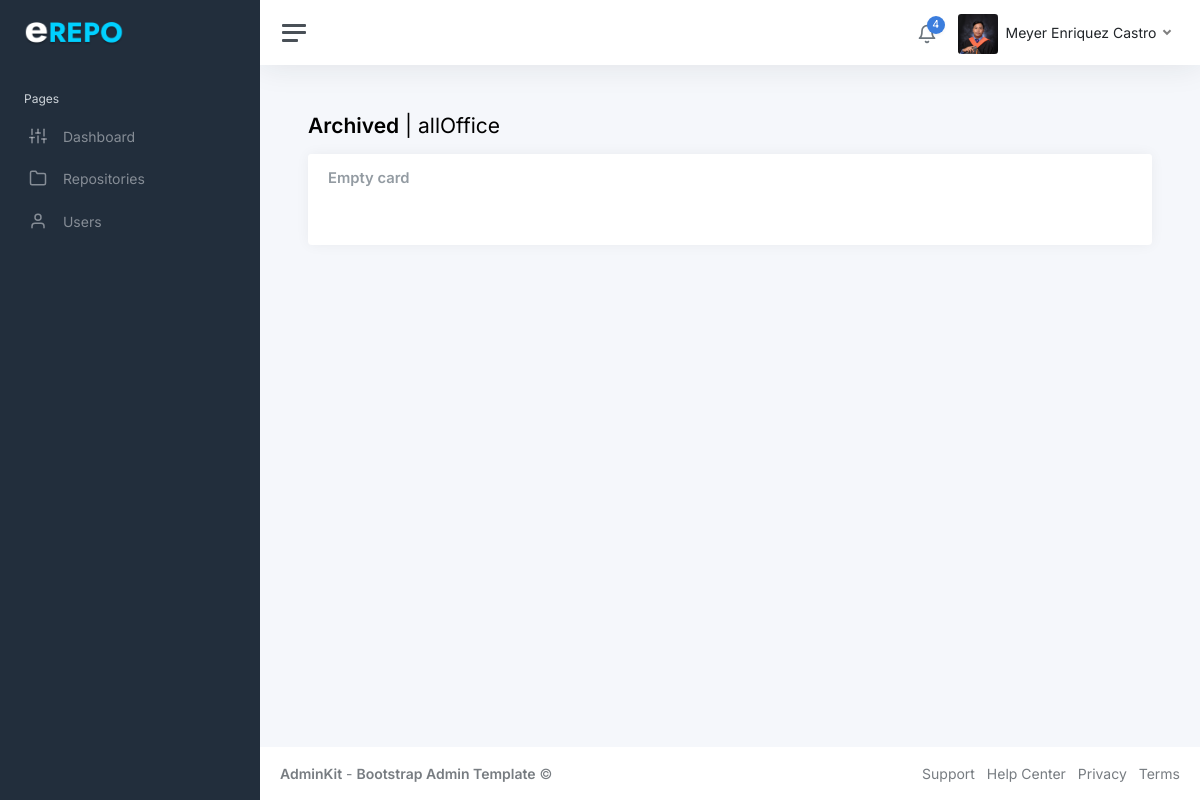
Screenshot of /frontend/archived.php (signed in) with the database file from the repository.
### tables this page shows
CREATE TABLE `users` (
  `id` int(11) NOT NULL,
  `full_name` varchar(100) NOT NULL,
  `email` varchar(100) NOT NULL,
  `password` varchar(255) NOT NULL,
  `profile_picture` varchar(255) DEFAULT NULL,
  `accesstype_id` int(11) DEFAULT NULL,
  `office_id` int(11) DEFAULT NULL,
  `dateCreated` timestamp NOT NULL DEFAULT current_timestamp()
);

CREATE TABLE `offices` (
  `office_id` int(11) NOT NULL,
  `officeName` varchar(200) NOT NULL,
  `officeCode` varchar(50) NOT NULL
);

### backend/function.php (called while the page is built, shortened)
<?php
function OfficeName($id){
    global $conn;
    $query = 'SELECT officeCode FROM offices WHERE office_id=?';
    $stmt = $conn->prepare($query);
    $stmt->bind_param('i', $id);
    $stmt->execute();
    $stmt->bind_result($officeName);
    return $officeName;
}
?>

### frontend/archived.php (the view, shortened to what this page needs)
<?php include'../backend/session.php';
include '../backend/db.php';
include "../backEnd/function.php";
?>
<!DOCTYPE html>
<html lang="en">
<head>
	<link rel="stylesheet" href="https://stackpath.bootstrapcdn.com/bootstrap/4.5.2/css/bootstrap.min.css">
	<link href="../static/css/app.css" rel="stylesheet">
</head>
<body>
	<div class="wrapper">
    <?php include'nav.php';?>
		<div class="main">
        <?php include'header-nav.php';?>
			<main class="content">
				<div class="container-fluid p-0">
					<h1 class="h3 mb-3"><strong>Archived</strong> |
					<?php
if (isset($_SESSION['id'])) {
    $user_id = $_SESSION['id'];
    $query = "SELECT * FROM users WHERE id = '$user_id'";
    $result = $conn->query($query);
    if ($result->num_rows == 1) {
        $user_data = $result->fetch_assoc();
        $office_id = $user_data['office_id'];
		if ($office_id == 0) {
			echo "All Offices";
		} else{
			echo officeName($user_data['office_id']);
		}
		}
	}
?>
                    </h1>
					<div class="row">
						<div class="col-12">
							<div class="card">
								<div class="card-header">
									<h5 class="card-title mb-0">Empty card</h5>
								</div>
								<div class="card-body">
								</div>
							</div>
						</div>
					</div>
				</div>
			</main>
			<footer class="footer">
				<div class="container-fluid">
					<div class="row text-muted">
						<div class="col-6 text-start">
							<p class="mb-0">
								<a class="text-muted" href="https://adminkit.io/" target="_blank"><strong>AdminKit</strong></a> - <a class="text-muted" href="https://adminkit.io/" target="_blank"><strong>Bootstrap Admin Template</strong></a>								&copy;
							</p>
						</div>
						<div class="col-6 text-end">
							<ul class="list-inline">
								<li class="list-inline-item">
									<a class="text-muted" href="https://adminkit.io/" target="_blank">Support</a>
								</li>
								<li class="list-inline-item">
									<a class="text-muted" href="https://adminkit.io/" target="_blank">Help Center</a>
								</li>
								<li class="list-inline-item">
									<a class="text-muted" href="https://adminkit.io/" target="_blank">Privacy</a>
								</li>
								<li class="list-inline-item">
									<a class="text-muted" href="https://adminkit.io/" target="_blank">Terms</a>
								</li>
							</ul>
						</div>
					</div>
				</div>
			</footer>
		</div>
	</div>
</body>
</html>

### frontend/header-nav.php (shortened to what this page needs)
<?php
$stmt = $conn->prepare("SELECT * FROM users WHERE id = ?");
$stmt->bind_param("i", $_SESSION['id']);
$stmt->execute();
$result = $stmt->get_result();
$user = $result->fetch_assoc();
?>
<nav class="navbar navbar-expand navbar-light navbar-bg">
				<a class="sidebar-toggle js-sidebar-toggle">
          <i class="hamburger align-self-center"></i>
        </a>
				<div class="navbar-collapse collapse">
					<ul class="navbar-nav navbar-align">
						<li class="nav-item dropdown">
							<a class="nav-icon dropdown-toggle" href="#" id="alertsDropdown" data-bs-toggle="dropdown">
								<div class="position-relative">
									<i class="align-middle" data-feather="bell"></i>
									<span class="indicator">4</span>
								</div>
							</a>
						</li>
						<li class="nav-item dropdown">
                <a class="nav-link dropdown-toggle d-none d-sm-inline-block" href="#" data-bs-toggle="dropdown">
				<img src="../backend/<?php echo $user['profile_picture']; ?>"
     			class="avatar img-fluid rounded me-1"
    			alt="Profile Picture"
     			onerror="this.onerror=null; this.src='../backend/default.jpg';" />
                    <span class="text-dark"><?php echo htmlspecialchars($user['full_name']); ?></span>
                </a>
            </li>
        </ul>
    </div>
</nav>

### rows the page displays
users: profile_picture (picture), full_name "Meyer Enriquez Castro", office.officeCode "allOffice"
